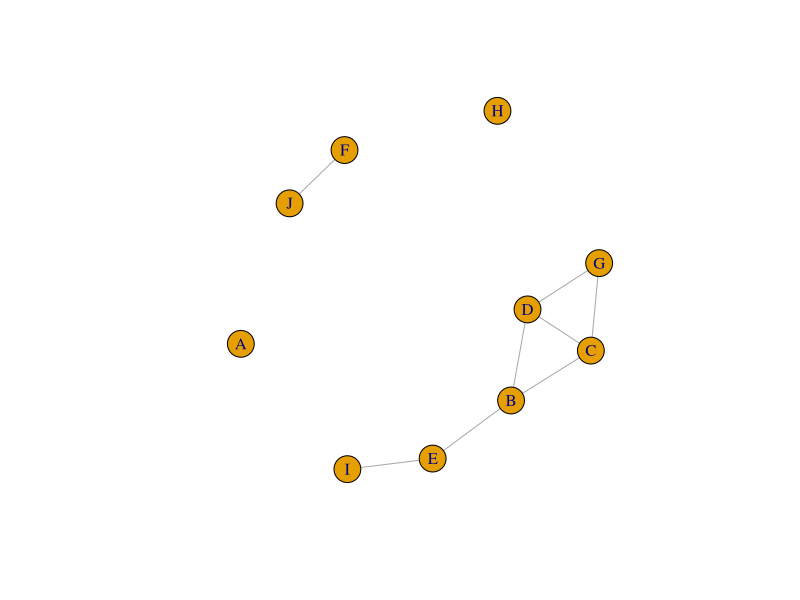
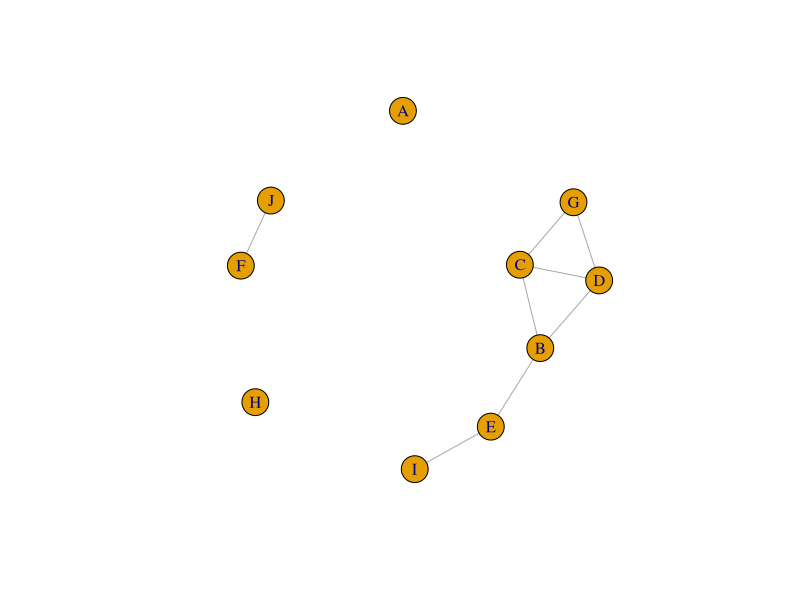

These charts were generated, in order, by the following R code:
## ---- chunk 1
knitr::opts_chunk$set(echo = TRUE)
## ---- chunk 2

# Initialize the SNN graph G with V(G) vertices and no edges

#     dado un vertice i
# 1:  foreach i = 1 to V (G) do

#     dado un vertice j
# 2:  foreach j = i + 1 to V (G) do

#     iniciamos un contador en 0
# 3:  counter = 0

#     para un vertice m que sea diferente de i e j
# 4:  foreach m = 1 to V (G) do

#     Condición: si el vértice i y el vértice j ambos tienen una arista con vértice m
# 5:  if vertex i and vertex j both have an edge with vertex m

#     Entonces: si se cumple la anterior condición se cuenta 1
# 6:  then
# 7:  counter = counter + 1
# 8:  end

#     Condición: si se cumple la condición de contador mayor o igual que k
# 9:  if counter >= k then

#     Entonces: conecte una arista entre el vértice i y el vértice j en G
# 10: Connect an edge between vertex i and vertex j in G
# 11: end
# 12: end
# 13: return G

## ---- chunk 3

V = rbind(c(1,2),c(4,6),c(4,4),c(5,4),c(2,6),c(9,3),c(4,1),c(7,1),c(2,7),c(8,5))
rownames(V) = c("A","B","C","D","E","F","G","H","I","J")
colnames(V) = c("x","y")
A = matrix(0, nrow = 10, ncol = 10 )
rownames(A) = c("A","B","C","D","E","F","G","H","I","J")
colnames(A) = c("A","B","C","D","E","F","G","H","I","J")
for(idx in 1:10){
  for(jdx in 1:10){
    if(idx == jdx){
      A[idx,jdx] = 0
    }else{
      distancia = sqrt((V[jdx,2]-V[idx,2])^2)+((V[jdx,1]-V[idx,1])^2)
      if(distancia <= 4){
        A[idx,jdx]=1
      }else{
        A[idx,jdx]=0
      }
    }
  }
}

#adjacency matrix
A
## ---- chunk 4
library(igraph)
# No pude utilizar la librería ‘ProximityMeasure’ porque no es compatible con mi versión de  R 3.4.3
# package ‘ProximityMeasure’ is not available (for R version 3.4.3)
# Por lo tanto mostraré el grafo y sacaré visualmente el listado de todos los pares de nodos que 
# tienen al menos dos vecinos compartidos.

plot(graph_from_adjacency_matrix(A, mode = "undirected"))
#Los pares de nodos que tienen al menos dos vecinos compartidos son C--D y B--G

## ---- chunk 5

# No pude utilizar la librería ‘ProximityMeasure’ porque no es compatible con mi versión de  R 3.4.3

# package ‘ProximityMeasure’ is not available (for R version 3.4.3)

# Por lo tanto mostraré el grafo y sacaré visualmente el listado de todos los pares 
# de nodos que tienen al menos tres vecinos compartidos.

plot(graph_from_adjacency_matrix(A, mode = "undirected"))
#Este grafo no tiene pares de nodos que tengan al menos tres vecinos compartidos.


